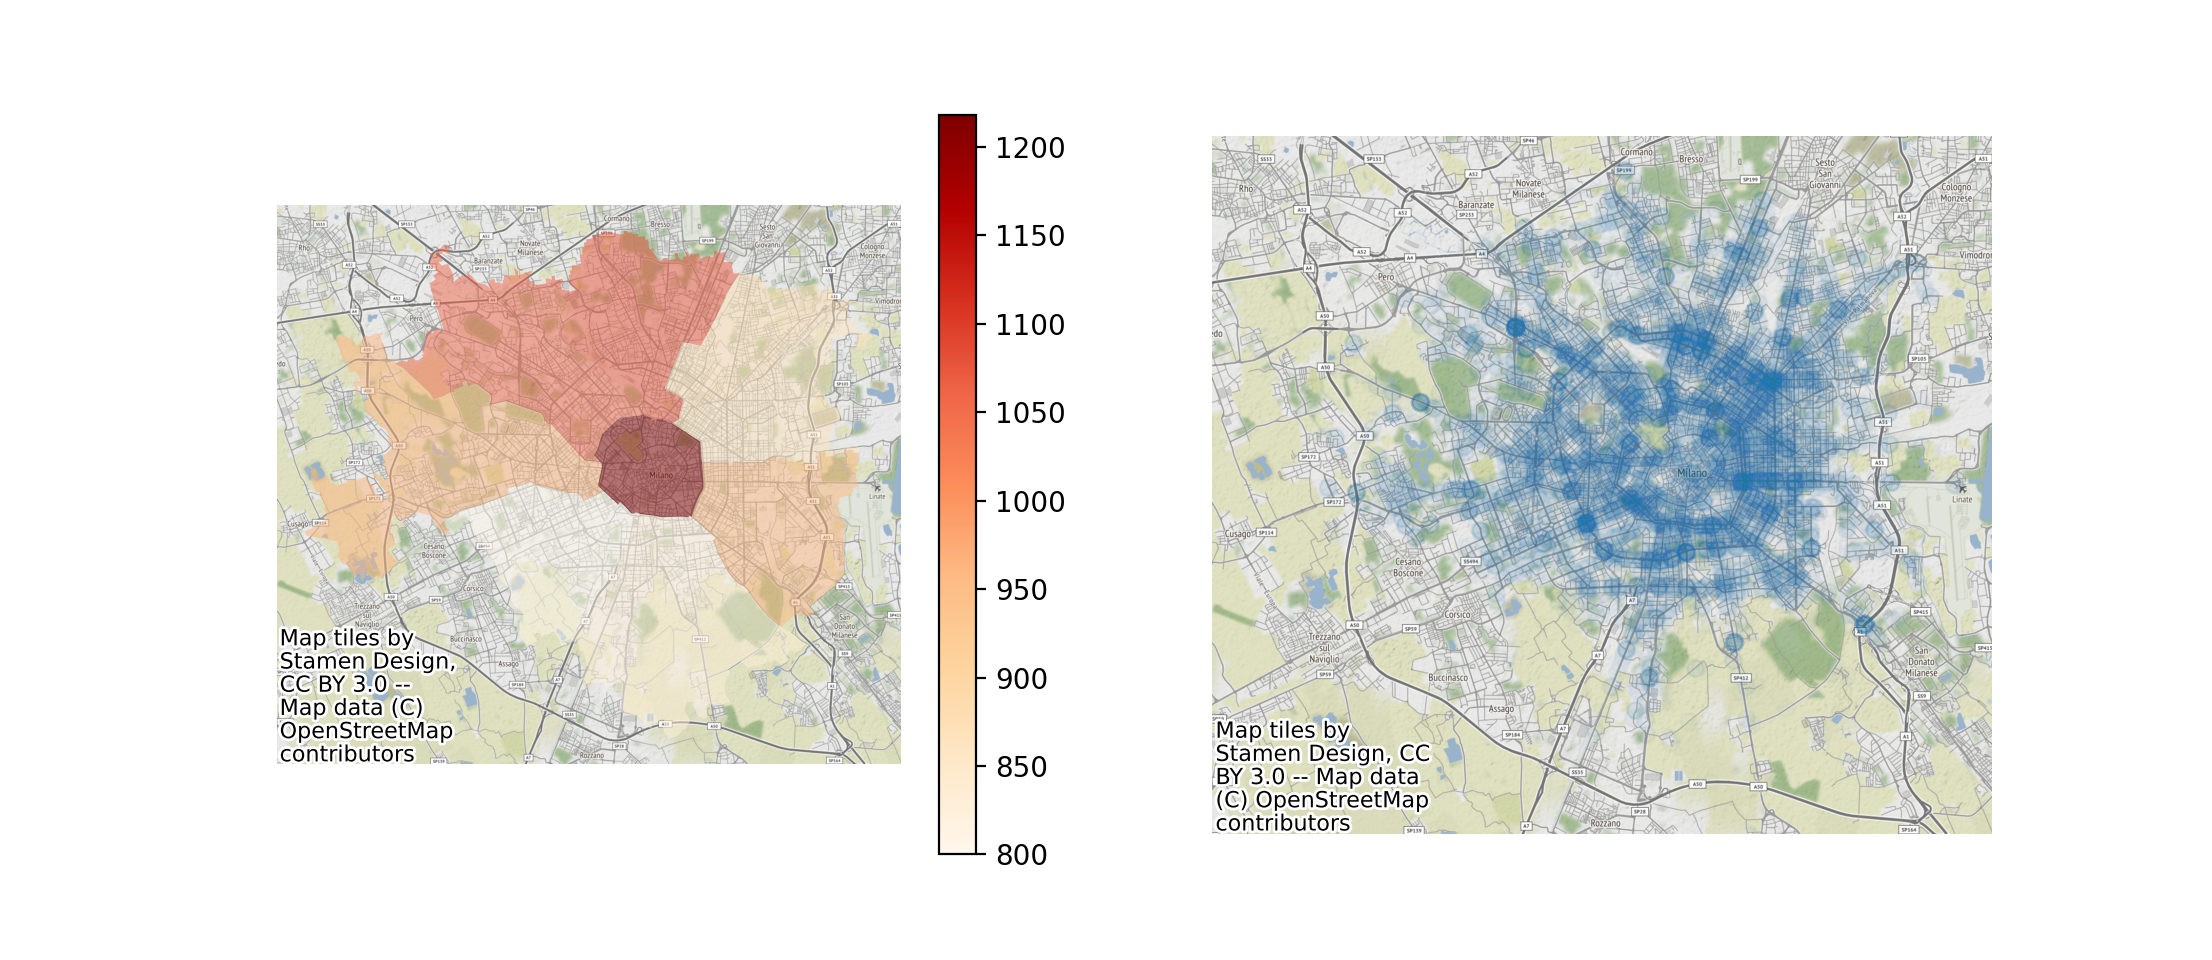

This figure's Python source:

import geopandas as gp
import contextily as cx
import matplotlib.pyplot as plt
from matplotlib.pyplot import axis

data = gp.read_file("dataset/milano_municipi/Municipi.shx").to_crs(epsg=3857)

incidenti = gp.read_file("dataset/incidenti/inc_strad_milano_2016.geojson").to_crs(epsg=3857)

df = {}

for m in data['MUNICIPIO']:
    df[m] = 0

from shapely import geometry

for m, poly in zip(data['MUNICIPIO'], data['geometry']):

    poly = geometry.Polygon(poly)

    for point in incidenti['geometry']: 
        point = geometry.Point(point)

        if poly.contains(point): 
            df[m] += 1

data.index = data['MUNICIPIO']

inc = gp.GeoSeries(df).sort_index()
data['Incidenti'] = inc

# print(data)

fig, (ax1, ax2) = plt.subplots(ncols=2, sharex=True, sharey=True)
ax1.axis('off')
layer_m = data.plot(ax = ax1, column='Incidenti', cmap='OrRd', alpha=0.5, legend=True)
cx.add_basemap(ax=layer_m)
inc_layer = incidenti.plot(ax=ax2, alpha=0.02)
cx.add_basemap(ax=inc_layer)
plt.axis('off')
# plt.savefig("incidenti_municipio")
plt.show()
